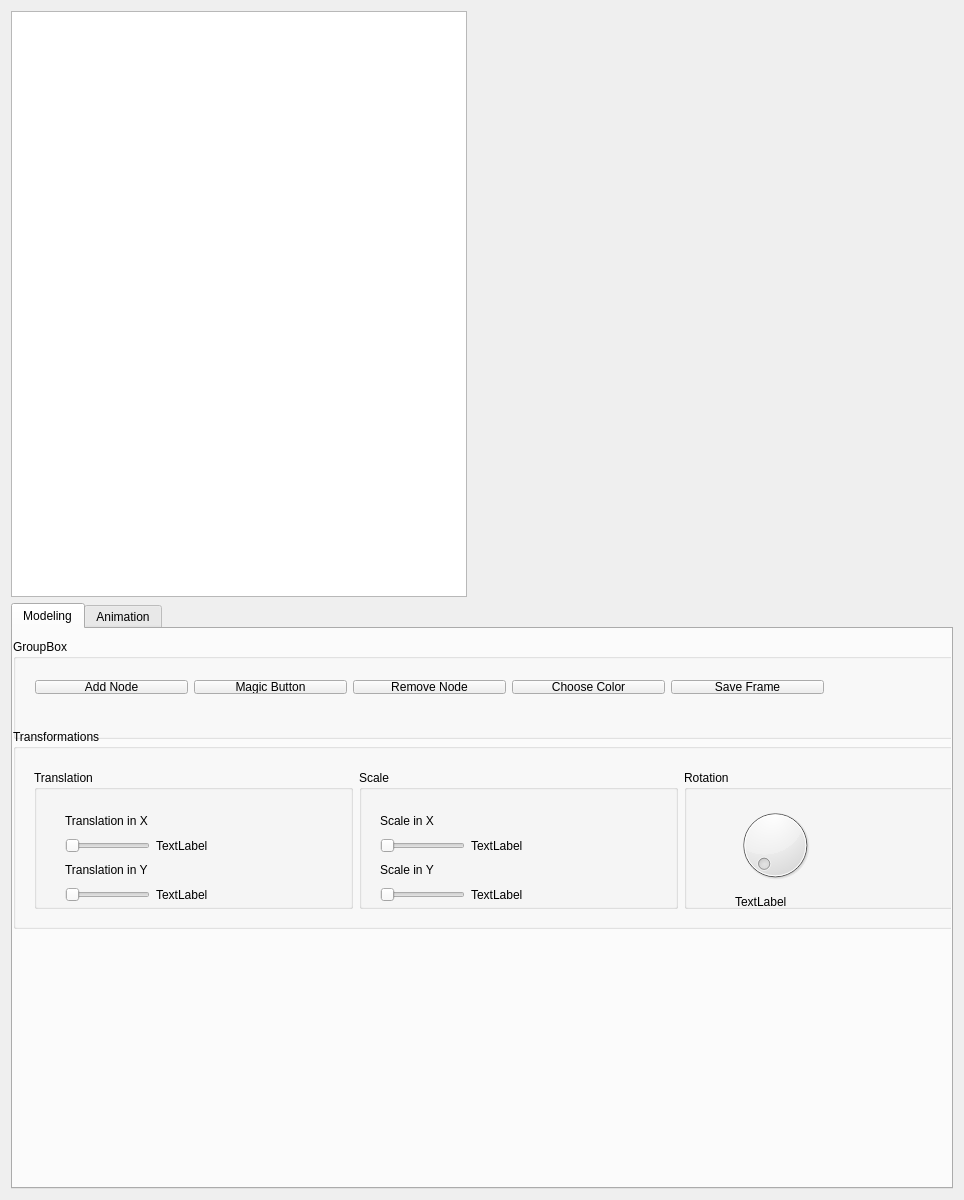
<?xml version="1.0" encoding="UTF-8"?>
<ui version="4.0">
 <class>Window</class>
 <widget class="QWidget" name="Window">
  <property name="geometry">
   <rect>
    <x>0</x>
    <y>0</y>
    <width>964</width>
    <height>1200</height>
   </rect>
  </property>
  <property name="minimumSize">
   <size>
    <width>0</width>
    <height>0</height>
   </size>
  </property>
  <property name="windowTitle">
   <string>Window</string>
  </property>
  <layout class="QVBoxLayout" name="verticalLayout">
   <item>
    <layout class="QHBoxLayout" name="horizontalLayout">
     <property name="sizeConstraint">
      <enum>QLayout::SetDefaultConstraint</enum>
     </property>
     <item>
      <widget class="QTreeView" name="treeView">
       <property name="minimumSize">
        <size>
         <width>400</width>
         <height>480</height>
        </size>
       </property>
       <attribute name="headerVisible">
        <bool>false</bool>
       </attribute>
      </widget>
     </item>
     <item>
      <widget class="MyGLWidget" name="myGLWidget" native="true">
       <property name="minimumSize">
        <size>
         <width>480</width>
         <height>200</height>
        </size>
       </property>
      </widget>
     </item>
    </layout>
   </item>
   <item>
    <widget class="QTabWidget" name="TabWidget">
     <property name="enabled">
      <bool>true</bool>
     </property>
     <property name="minimumSize">
      <size>
       <width>500</width>
       <height>500</height>
      </size>
     </property>
     <property name="currentIndex">
      <number>0</number>
     </property>
     <widget class="QWidget" name="tab">
      <attribute name="title">
       <string>Modeling</string>
      </attribute>
      <widget class="QGroupBox" name="groupBox_4">
       <property name="geometry">
        <rect>
         <x>0</x>
         <y>10</y>
         <width>1002</width>
         <height>100</height>
        </rect>
       </property>
       <property name="minimumSize">
        <size>
         <width>0</width>
         <height>100</height>
        </size>
       </property>
       <property name="title">
        <string>GroupBox</string>
       </property>
       <widget class="QWidget" name="layoutWidget">
        <property name="geometry">
         <rect>
          <x>11</x>
          <y>30</y>
          <width>811</width>
          <height>36</height>
         </rect>
        </property>
        <layout class="QHBoxLayout" name="horizontalLayout_3">
         <item>
          <widget class="QPushButton" name="addButton">
           <property name="text">
            <string>Add Node</string>
           </property>
          </widget>
         </item>
         <item>
          <widget class="QPushButton" name="magicButton">
           <property name="text">
            <string>Magic Button</string>
           </property>
           <property name="iconSize">
            <size>
             <width>24</width>
             <height>24</height>
            </size>
           </property>
          </widget>
         </item>
         <item>
          <widget class="QPushButton" name="removeButton">
           <property name="text">
            <string>Remove Node</string>
           </property>
          </widget>
         </item>
         <item>
          <widget class="QPushButton" name="colorPicker">
           <property name="text">
            <string>Choose Color</string>
           </property>
          </widget>
         </item>
         <item>
          <widget class="QPushButton" name="saveFrameButton">
           <property name="text">
            <string>Save Frame</string>
           </property>
          </widget>
         </item>
        </layout>
       </widget>
      </widget>
      <widget class="QGroupBox" name="TransformsBox">
       <property name="enabled">
        <bool>true</bool>
       </property>
       <property name="geometry">
        <rect>
         <x>0</x>
         <y>100</y>
         <width>1002</width>
         <height>200</height>
        </rect>
       </property>
       <property name="minimumSize">
        <size>
         <width>100</width>
         <height>200</height>
        </size>
       </property>
       <property name="title">
        <string>Transformations</string>
       </property>
       <widget class="QWidget" name="layoutWidget">
        <property name="geometry">
         <rect>
          <x>10</x>
          <y>30</y>
          <width>991</width>
          <height>161</height>
         </rect>
        </property>
        <layout class="QHBoxLayout" name="horizontalLayout_7">
         <item>
          <widget class="QGroupBox" name="groupBox_2">
           <property name="title">
            <string>Translation</string>
           </property>
           <widget class="QWidget" name="layoutWidget">
            <property name="geometry">
             <rect>
              <x>20</x>
              <y>30</y>
              <width>165</width>
              <height>115</height>
             </rect>
            </property>
            <layout class="QVBoxLayout" name="verticalLayout_3">
             <item>
              <widget class="QLabel" name="label">
               <property name="text">
                <string>Translation in X</string>
               </property>
              </widget>
             </item>
             <item>
              <layout class="QHBoxLayout" name="horizontalLayout_2">
               <item>
                <widget class="QSlider" name="xTransSlider">
                 <property name="orientation">
                  <enum>Qt::Horizontal</enum>
                 </property>
                </widget>
               </item>
               <item>
                <widget class="QLabel" name="xTransSlideLabel">
                 <property name="text">
                  <string>TextLabel</string>
                 </property>
                </widget>
               </item>
              </layout>
             </item>
             <item>
              <widget class="QLabel" name="label_2">
               <property name="text">
                <string>Translation in Y</string>
               </property>
              </widget>
             </item>
             <item>
              <layout class="QHBoxLayout" name="horizontalLayout_4">
               <item>
                <widget class="QSlider" name="yTransSlider">
                 <property name="orientation">
                  <enum>Qt::Horizontal</enum>
                 </property>
                </widget>
               </item>
               <item>
                <widget class="QLabel" name="yTransSlideLabel">
                 <property name="text">
                  <string>TextLabel</string>
                 </property>
                </widget>
               </item>
              </layout>
             </item>
            </layout>
           </widget>
          </widget>
         </item>
         <item>
          <widget class="QGroupBox" name="groupBox_3">
           <property name="title">
            <string>Scale</string>
           </property>
           <widget class="QWidget" name="layoutWidget">
            <property name="geometry">
             <rect>
              <x>10</x>
              <y>30</y>
              <width>165</width>
              <height>115</height>
             </rect>
            </property>
            <layout class="QVBoxLayout" name="verticalLayout_4">
             <item>
              <widget class="QLabel" name="label_4">
               <property name="text">
                <string>Scale in X</string>
               </property>
              </widget>
             </item>
             <item>
              <layout class="QHBoxLayout" name="horizontalLayout_5">
               <item>
                <widget class="QSlider" name="xScaleSlider">
                 <property name="orientation">
                  <enum>Qt::Horizontal</enum>
                 </property>
                </widget>
               </item>
               <item>
                <widget class="QLabel" name="xScaleSliderLabel">
                 <property name="text">
                  <string>TextLabel</string>
                 </property>
                </widget>
               </item>
              </layout>
             </item>
             <item>
              <widget class="QLabel" name="label_5">
               <property name="text">
                <string>Scale in Y</string>
               </property>
              </widget>
             </item>
             <item>
              <layout class="QHBoxLayout" name="horizontalLayout_6">
               <item>
                <widget class="QSlider" name="yScaleSlider">
                 <property name="orientation">
                  <enum>Qt::Horizontal</enum>
                 </property>
                </widget>
               </item>
               <item>
                <widget class="QLabel" name="yScaleSliderLabel">
                 <property name="text">
                  <string>TextLabel</string>
                 </property>
                </widget>
               </item>
              </layout>
             </item>
            </layout>
           </widget>
          </widget>
         </item>
         <item>
          <widget class="QGroupBox" name="groupBox">
           <property name="title">
            <string>Rotation</string>
           </property>
           <widget class="QWidget" name="layoutWidget">
            <property name="geometry">
             <rect>
              <x>40</x>
              <y>20</y>
              <width>102</width>
              <height>130</height>
             </rect>
            </property>
            <layout class="QVBoxLayout" name="verticalLayout_2">
             <item>
              <widget class="QDial" name="rotationDial"/>
             </item>
             <item>
              <widget class="QLabel" name="rotationDialLabel">
               <property name="layoutDirection">
                <enum>Qt::LeftToRight</enum>
               </property>
               <property name="lineWidth">
                <number>1</number>
               </property>
               <property name="text">
                <string>TextLabel</string>
               </property>
              </widget>
             </item>
            </layout>
           </widget>
          </widget>
         </item>
        </layout>
       </widget>
      </widget>
     </widget>
     <widget class="QWidget" name="Animation">
      <attribute name="title">
       <string>Animation</string>
      </attribute>
      <widget class="QGroupBox" name="groupBox_5">
       <property name="geometry">
        <rect>
         <x>10</x>
         <y>20</y>
         <width>971</width>
         <height>241</height>
        </rect>
       </property>
       <property name="title">
        <string>GroupBox</string>
       </property>
       <widget class="QLabel" name="animationLabel">
        <property name="geometry">
         <rect>
          <x>370</x>
          <y>200</y>
          <width>68</width>
          <height>19</height>
         </rect>
        </property>
        <property name="text">
         <string>TextLabel</string>
        </property>
       </widget>
       <widget class="QScrollBar" name="animationScrollBar">
        <property name="geometry">
         <rect>
          <x>30</x>
          <y>170</y>
          <width>791</width>
          <height>21</height>
         </rect>
        </property>
        <property name="orientation">
         <enum>Qt::Horizontal</enum>
        </property>
       </widget>
       <widget class="QWidget" name="layoutWidget">
        <property name="geometry">
         <rect>
          <x>40</x>
          <y>110</y>
          <width>301</width>
          <height>36</height>
         </rect>
        </property>
        <layout class="QHBoxLayout" name="horizontalLayout_9">
         <item>
          <widget class="QSpinBox" name="spinBox"/>
         </item>
         <item>
          <widget class="QPushButton" name="numberFramesButton">
           <property name="enabled">
            <bool>true</bool>
           </property>
           <property name="text">
            <string>Enter Number Of Frames</string>
           </property>
          </widget>
         </item>
        </layout>
       </widget>
       <widget class="QWidget" name="layoutWidget">
        <property name="geometry">
         <rect>
          <x>31</x>
          <y>41</y>
          <width>781</width>
          <height>36</height>
         </rect>
        </property>
        <layout class="QHBoxLayout" name="horizontalLayout_8">
         <item>
          <widget class="QPushButton" name="playButton">
           <property name="text">
            <string>Play</string>
           </property>
          </widget>
         </item>
         <item>
          <widget class="QPushButton" name="backwardButton">
           <property name="text">
            <string>Backward</string>
           </property>
          </widget>
         </item>
         <item>
          <widget class="QPushButton" name="fowardButton">
           <property name="text">
            <string>Foward</string>
           </property>
          </widget>
         </item>
         <item>
          <widget class="QPushButton" name="animateButton">
           <property name="text">
            <string>Animate</string>
           </property>
          </widget>
         </item>
        </layout>
       </widget>
      </widget>
     </widget>
    </widget>
   </item>
  </layout>
 </widget>
 <layoutdefault spacing="6" margin="11"/>
 <customwidgets>
  <customwidget>
   <class>MyGLWidget</class>
   <extends>QWidget</extends>
   <header>myglwidget.h</header>
   <container>1</container>
   <slots>
    <slot>setXRotation(int)</slot>
    <slot>setZRotation(int)</slot>
    <slot>setYRotation(int)</slot>
   </slots>
  </customwidget>
 </customwidgets>
 <resources/>
 <connections/>
</ui>
